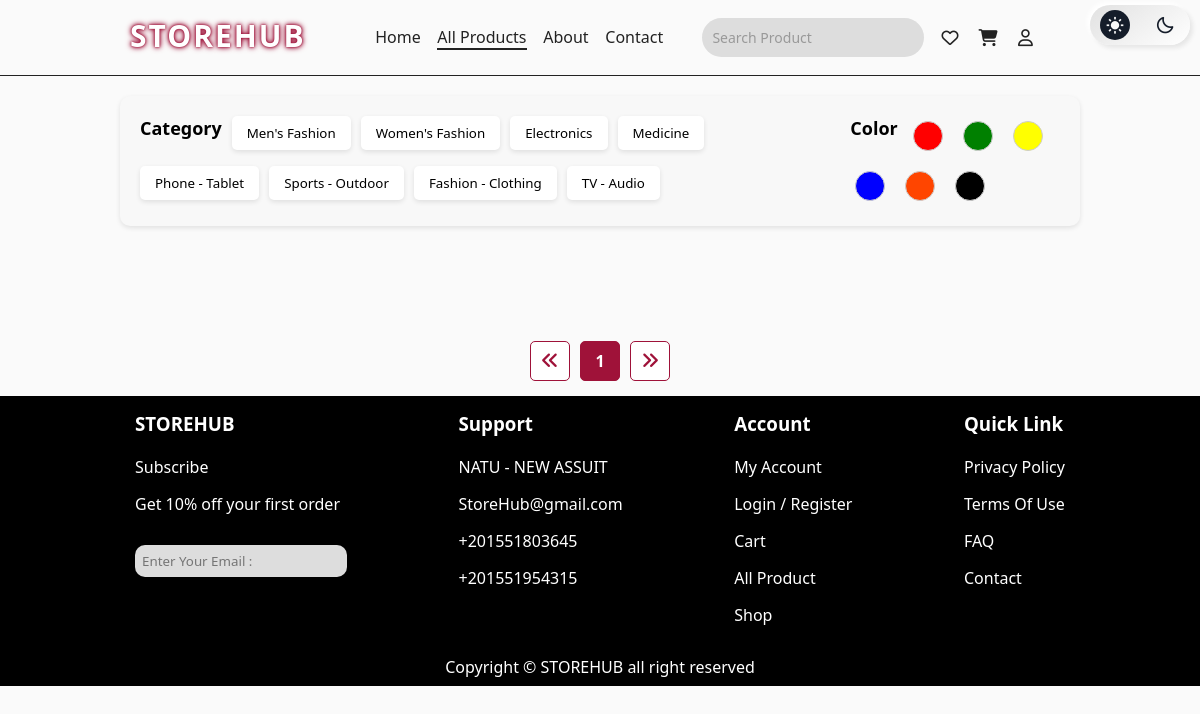
The page /allproducts/?category=Medicine (signed in) on the database as committed earlier.
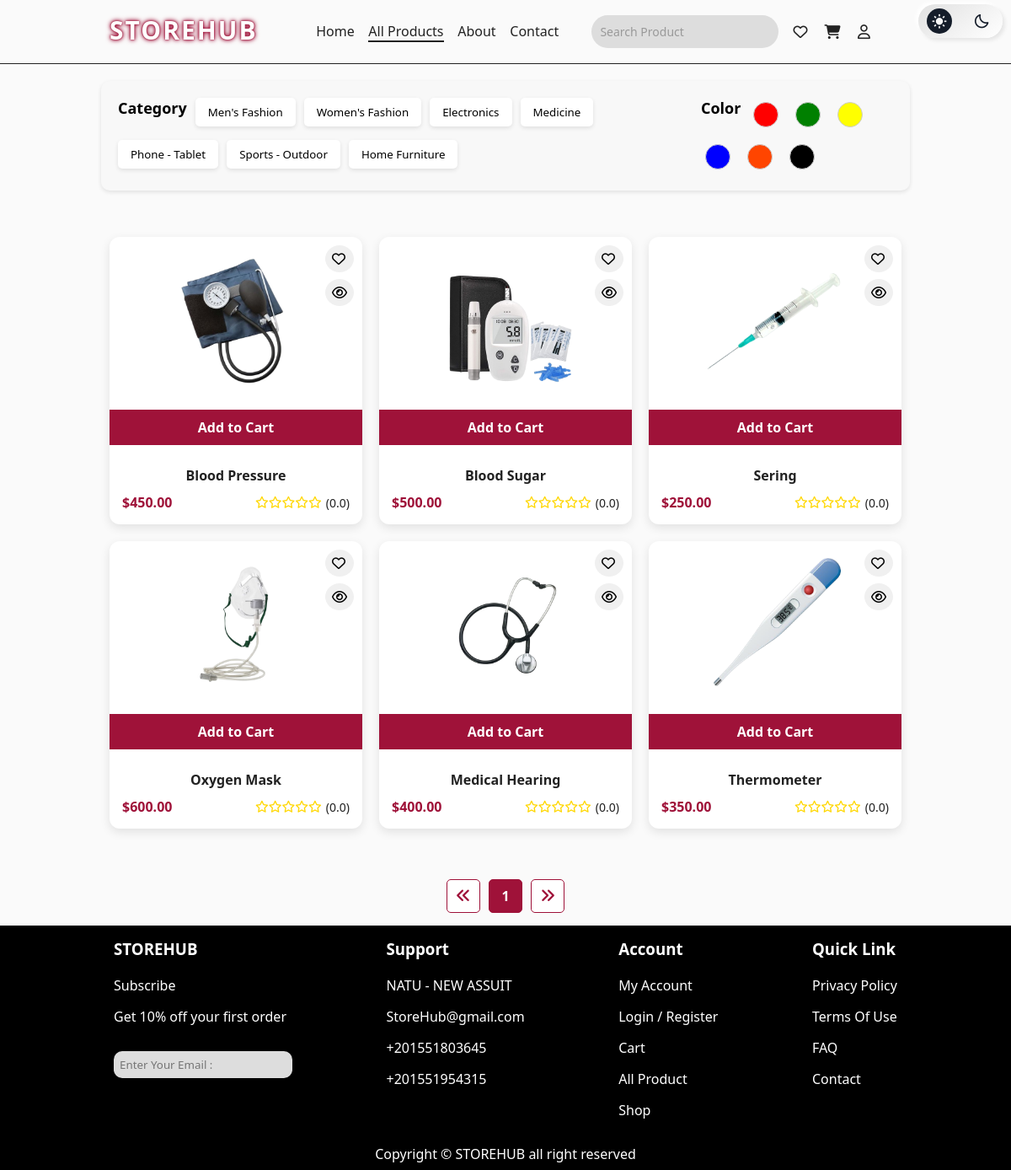
The same page on the database as committed later.
### pages/models.py (models this page shows, shortened)
class Category(models.Model):
    name = models.CharField(max_length=50, unique=True, verbose_name="التصنيف")
    class Meta:
        verbose_name = "تصنيف"
        verbose_name_plural = "تصنيفات"

class Product(models.Model):
    name = models.CharField(max_length=255, verbose_name="اسم المنتج", blank=True, null=True, default="منتج بدون اسم")
    price = models.DecimalField(max_digits=10, decimal_places=2, verbose_name="السعر", default=0.00)
    description = models.TextField(verbose_name="الوصف", blank=True, null=True)
    quantity = models.PositiveIntegerField(verbose_name="الكمية", default=0)
    saler = models.ForeignKey(User, on_delete=models.CASCADE, related_name='products', null=True, blank=True)
    image = models.ImageField(upload_to='products/', default='default.jpg', verbose_name="صورة المنتج", blank=True, null=True,max_length=255)
    color = models.CharField(max_length=50, choices=[
        ('red', 'Red'),
        ('green', 'Green'),
        ('yellow', 'Yellow'),
        ('blue', 'Blue'),
        ('orangered', 'OrangeRed'),
        ('black', 'Black')],
        default="black", verbose_name="اللون")
    likes = models.ManyToManyField(User, related_name='product_likes', blank=True, verbose_name="اللايكات")
    category = models.ForeignKey(Category, on_delete=models.SET_NULL, null=True, blank=True, verbose_name="التصنيف")
    rating = models.FloatField(default=0, verbose_name="التقييم")
    seller_lat = models.FloatField(null=True, blank=True)
    seller_lng = models.FloatField(null=True, blank=True)
    class Meta:
        verbose_name = "منتج"
        verbose_name_plural = "منتجات"

### pages/views.py (the view)
# urls.py: path('allproducts/', views.allproducts, name='allproducts'),
@login_required
def allproducts(request):
    categories = Category.objects.all()
    colors = ['red', 'green', 'yellow', 'blue', 'orangered', 'black']
    products = Product.objects.all()
    selected_category = request.GET.get('category')
    selected_color = request.GET.get('color')
    filters = Q()
    if selected_category:
        filters &= Q(category__name=selected_category)
    if selected_color:
        filters &= Q(color=selected_color)
    if filters:
        products = products.filter(filters)
    paginator = Paginator(products, 8)
    page_number = request.GET.get('page')
    page_obj = paginator.get_page(page_number)
    context = {
        'categories': categories,
        'colors': colors,
        'products': page_obj.object_list,
        'page_obj': page_obj,
        'stars_range': range(5),
    }
    return render(request, 'pages/allproduct.html', context)

### pages/templates/pages/allproduct.html (shortened to what this page needs)
{% extends 'pages/base.html' %}
{% load static %}
{% block content %}
<head>
  <link rel="stylesheet" href="{% static 'css/style.css' %}">
  <link rel="stylesheet" href="https://cdnjs.cloudflare.com/ajax/libs/font-awesome/6.7.2/css/all.min.css">
  <link href="https://unpkg.com/boxicons@2.1.2/css/boxicons.min.css" rel="stylesheet">
</head>
<body class="light">
  <section class="filters container">
    <div class="filter-options">
      <h3>Category</h3>
      {% for category in categories %}
        <a href="?category={{ category.name }}">
          <button class="filter-item">{{ category.name }}</button>
        </a>
      {% endfor %}
    </div>
    <div class="filter-options">
      <h3>Color</h3>
      {% for color in colors %}
        <a href="?color={{ color }}">
          <button class="color-box" style="background-color: {{ color }}; width: 30px; height: 30px; border: 1px solid #ccc; border-radius: 50%; margin: 5px;"></button>
        </a>
      {% endfor %}
    </div>
  </section>
  <section class="allproduct">
    {% for product in products %}
    <div class="Product" id="product-{{ product.id }}">
      <div class="Icons">
        <i class="fa-regular fa-heart {% if request.user in product.likes.all %}liked{% endif %}" onclick="toggleLike({{ product.id }}, this)"></i>
        <i class="fa-regular fa-eye" onclick="window.location.href='/product/{{ product.id }}/'"></i>
      </div>
      <div class="img">
        <img src="{{ product.image.url }}" alt="{{ product.name }}" onclick="window.location.href='/product/{{ product.id }}/'">
      </div>
      <div class="Add add-to-cart" data-id="{{ product.id }}">
        Add to Cart
      </div>
      <div class="detailes">
        <h5>{{ product.name }}</h5>
        <div class="dis">
          <span class="new-sall">${{ product.price }}</span>
          <div class="stars">
            {% for i in "12345" %}
              {% if product.rating >= forloop.counter %}
                <i class="fas fa-star"></i>
              {% elif product.rating >= forloop.counter0|add:"0.5" %}
                <i class="fas fa-star-half-alt"></i>
              {% else %}
                <i class="far fa-star"></i>
              {% endif %}
            {% endfor %}
            <span>({{ product.rating|floatformat:1 }})</span>
          </div>
        </div>
      </div>
    </div>
    {% endfor %}
  </section>
  <div class="pagination">
    {% if page_obj.has_previous %}
      <button class="pagination-btn" onclick="window.location.href='?page={{ page_obj.previous_page_number }}'">
        <i class="fas fa-angle-double-left"></i>
      </button>
    {% else %}
      <button class="pagination-btn disabled" disabled>
        <i class="fas fa-angle-double-left"></i>
      </button>
    {% endif %}
    {% for num in page_obj.paginator.page_range %}
      <button class="pagination-number {% if page_obj.number == num %}active{% endif %}" onclick="window.location.href='?page={{ num }}'">
        {{ num }}
      </button>
    {% endfor %}
    {% if page_obj.has_next %}
      <button class="pagination-btn" onclick="window.location.href='?page={{ page_obj.next_page_number }}'">
        <i class="fas fa-angle-double-right"></i>
      </button>
    {% else %}
      <button class="pagination-btn disabled" disabled>
        <i class="fas fa-angle-double-right"></i>
      </button>
    {% endif %}
  </div>
</body>
{% endblock %}

Rows that differ between the two databases and show on the page:
removed Category: name "Fashion - Clothing"
changed Category: name "TV - Audio" → "Home Furniture"
added Product: image (picture), name "Blood Pressure", price "450.00", rating "0.0"
added Product: image (picture), name "Blood Sugar", price "500.00", rating "0.0"
added Product: image (picture), name "Sering", price "250.00", rating "0.0"
added Product: image (picture), name "Oxygen Mask", price "600.00", rating "0.0"
added Product: image (picture), name "Medical Hearing", price "400.00", rating "0.0"
added Product: image (picture), name "Thermometer", price "350.00", rating "0.0"
